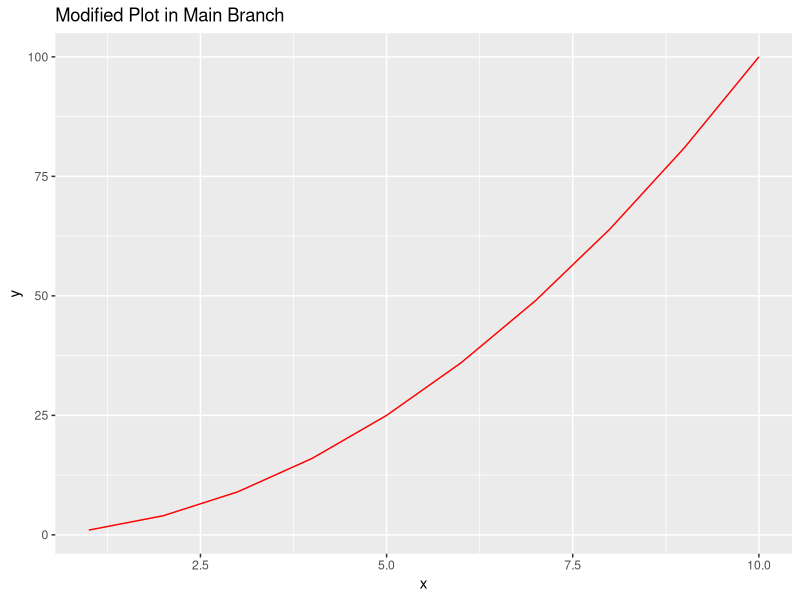

Write R code to recreate this figure.
# analysis.R

# Load libraries
library(ggplot2)

# Generate a modified plot in main
plot_data <- data.frame(x = 1:10, y = (1:10)^2)
ggplot(plot_data, aes(x = x, y = y)) +
  geom_line(color = "red") +
  ggtitle("Modified Plot in Main Branch")
